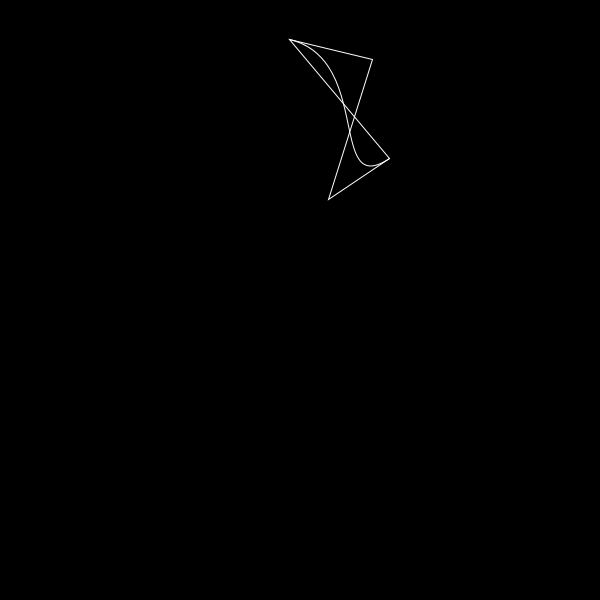
Frame 1 (no input)
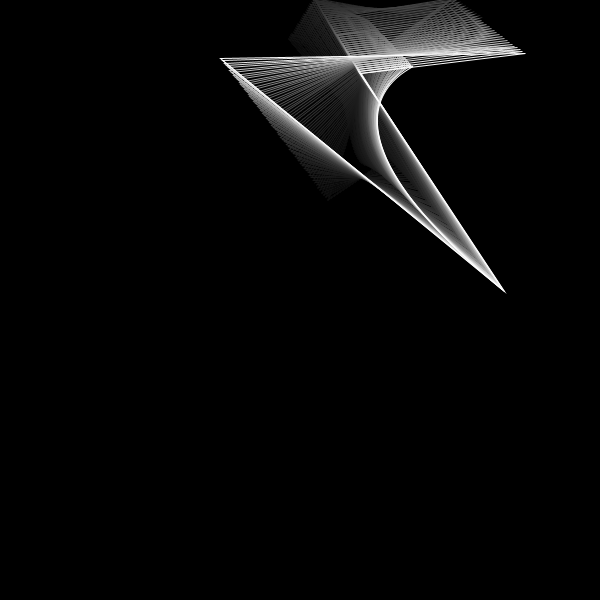
Frame 60 (the mouse pressed at the canvas centre just before this capture)
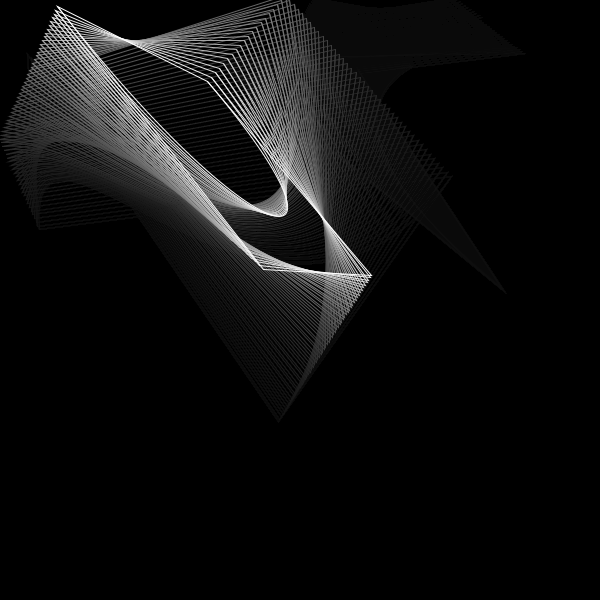
Frame 120 (the mouse held since frame 60 and released just before this capture)

The Processing sketch that drew these frames (run headless with seeded random() and noise(); from frame 60 on, the mouse is pressed at the canvas centre):

// Processing sketch: p08_demo1
// ── p08_demo1.pde
float x1, y1, xi1, yi1, r1;
float x2, y2, xi2, yi2, r2;
float x3, y3, xi3, yi3, r3;
float x4, y4, xi4, yi4, r4;


void setup()
{
  size(600, 600);
  smooth();
  background(0);
  
  initial();
}

void draw()
{
  x1 += xi1;
  y1 += yi1;
  if(x1>width || x1<0)
  {
    xi1 *= -1;
  }
  if(y1>height || y1<0)
  {
    yi1 *= -1;
  }
  
  
  x2 += xi2;
  y2 += yi2;
  if(x2>width || x2<0)
  {
    xi2 *= -1;
  }
  if(y2>height || y2<0)
  {
    yi2 *= -1;
  }


  x3 += xi3;
  y3 += yi3;
  if(x3>width || x3<0)
  {
    xi3 *= -1;
  }
  if(y3>height || y3<0)
  {
    yi3 *= -1;
  }


  x4 += xi4;
  y4 += yi4;
  if(x4>width || x4<0)
  {
    xi4 *= -1;
  }
  if(y4>height || y4<0)
  {
    yi4 *= -1;
  }
  
  
  // background(0);
  
  fill(0, 12);
  noStroke();
  rect(0, 0, width, height);

  // draw all  
  /*
  ellipse(x1, y1, r1, r1);
  ellipse(x2, y2, r2, r2);
  ellipse(x3, y3, r3, r3);
  ellipse(x4, y4, r4, r4);
  */
  
  stroke(255);
  // line(x1, y1, x2, y2);
  // line(x1, y1, x3, y3);
  // line(x2, y2, x4, y4);
  // line(x3, y3, x4, y4);
  
  /*  
  line(mouseX, mouseY, x1, y1);
  line(mouseX, mouseY, x2, y2);
  line(mouseX, mouseY, x3, y3);
  line(mouseX, mouseY, x4, y4);
  */
  
  noFill();
  //triangle(x1, y1, x2, y2, x3, y3);
  quad(x1, y1, x2, y2, x3, y3, x4, y4);
  
  bezier(x1, y1, x2, y2, x3, y3, x4, y4);
}


void initial()
{
  x1 = random(width);
  y1 = random(height);
  xi1 = (random(1)>0.5?1:-1) * random(1, 5);
  yi1 = (random(1)>0.5?1:-1) * random(1, 5);
  r1 = random(2, 40);
  
  x2 = random(width);
  y2 = random(height);
  xi2 = (random(1)>0.5?1:-1) * random(1, 5);
  yi2 = (random(1)>0.5?1:-1) * random(1, 5);
  r2 = random(2, 40);
  
  x3 = random(width);
  y3 = random(height);
  xi3 = (random(1)>0.5?1:-1) * random(1, 5);
  yi3 = (random(1)>0.5?1:-1) * random(1, 5);
  r3 = random(2, 40);
  
  x4 = random(width);
  y4 = random(height);
  xi4 = (random(1)>0.5?1:-1) * random(1, 5);
  yi4 = (random(1)>0.5?1:-1) * random(1, 5);
  r4 = random(2, 40);
}


void mousePressed()
{
  background(0);
  initial();
}
